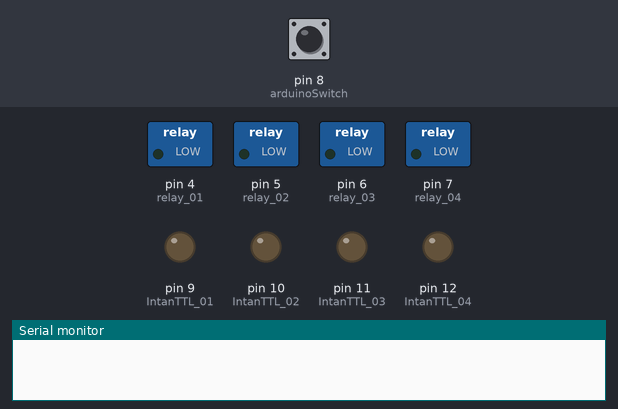
Simulated run of this sketch. Board: Arduino Uno, built with avr-gcc and run on an emulated ATmega328P. Shown: switched loads named in the sketch (green lamp = pin HIGH), output pins drawn as LEDs (lit = HIGH), the last lines printed to the serial monitor. The test bench sets the inputs (shaded band); at power-on: pin 8 (arduinoSwitch) LOW.

Above: at 1.2 s.
1.3 s: pin 8 (arduinoSwitch) pulled HIGH for 0.15 s
At 1.9 s:
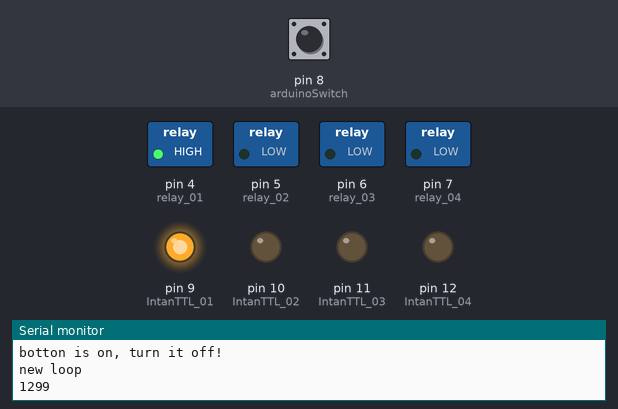
Timing chart, 0 to 4.3 s (numbered marks = the images above; inputs shaded):
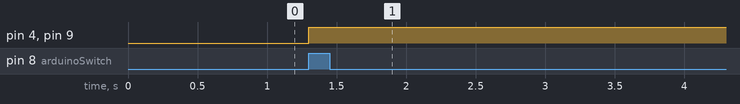

Measured:
- after the input at 1.3 s, pin 4 (relay_01), pin 9 (IntanTTL_01): LOW → HIGH at once

The sketch:

Cooling_box_v04_relays_20220410_sleep.ino
```cpp
// This script is for controlling the on and off of the heating peltier for the cooling box behavioral experiment.
// The script will turn on each of the heated spot using milli function.

// Set the digital output pin number on the Arduino that will be turned on to control the relay (heat spots)

const int relay_01 =  4; // black
const int relay_02 =  5; // red
const int relay_03 =  6; // blue
const int relay_04 =  7; // yellow

// Set the digital output pin number on the Arduino that will be turned on to send TTL pulse to Intan
const int IntanTTL_01 = 9; // red to intan 2
const int IntanTTL_02 = 10; // orange to intan 3
const int IntanTTL_03 = 11; // yellow to intan 4
const int IntanTTL_04 = 12; // green to intan 5


// Generally, you should use "unsigned long" for variables that hold time
// The value will quickly become too large for an int to store
unsigned long previousMillis_heat_loop = 0;  // will store last time into the loop

// set time constants
const long second = 1000; // 1 s = 1000 ms
const long minute = 60 * second; // 1 min = 60 s

// Other variables
const long heat_switch_interval = 20 * minute;         // interval at which to blink (milliseconds)
int isNewLoop = 1;
int nLoopsRemained = 2;//number of loops in total to iterate through the 4 spots
int buttonState = 0;
int isInLoop = 0; // boo to indicate whether is still in loop. 0 - no ; 1 - yes
const int arduinoSwitch = 8;
int ignoreButton = 0;// boo to indicate that button state has been read and should ignore if it == 1

void setup() {
  // set the serial port for communication with the PC
  Serial.begin(9600);

  // set the digital pin as output:
  pinMode(relay_01, OUTPUT);
  pinMode(relay_02, OUTPUT);
  pinMode(relay_03, OUTPUT);
  pinMode(relay_04, OUTPUT);

  pinMode(IntanTTL_01, OUTPUT);
  pinMode(IntanTTL_02, OUTPUT);
  pinMode(IntanTTL_03, OUTPUT);
  pinMode(IntanTTL_04, OUTPUT);

  pinMode(arduinoSwitch, INPUT);

   // set the digital pin as output:
  digitalWrite(relay_01, LOW);
  digitalWrite(IntanTTL_01, LOW);
  digitalWrite(relay_02, LOW);
  digitalWrite(IntanTTL_02, LOW);
  digitalWrite(relay_03, LOW);
  digitalWrite(IntanTTL_03, LOW);
  digitalWrite(relay_04, LOW);
  digitalWrite(IntanTTL_04, LOW);
}

void loop() {
  unsigned long currentMillis = millis();

  //TESTING: arduino high -> relay high -> light off
  // read the state of the pushbutton value:
  buttonState = digitalRead(arduinoSwitch);

  if (buttonState == 1 && ignoreButton == 0) {
    isInLoop = 1; // set the boo to 1 once the switch is turned on
    Serial.println("botton is on, turn it off!");
    previousMillis_heat_loop = currentMillis;
    ignoreButton = 1;
  }
  if (isInLoop == 1 && nLoopsRemained > 0) {
    //set variables for each loop

    if (currentMillis - previousMillis_heat_loop >= heat_switch_interval) {
      digitalWrite(relay_01, LOW);
      digitalWrite(IntanTTL_01, LOW);
      //digitalWrite(relay_02, LOW);
      //digitalWrite(IntanTTL_02, LOW);
      //digitalWrite(relay_03, LOW);
      //digitalWrite(IntanTTL_03, LOW);
      digitalWrite(relay_04, HIGH);
      digitalWrite(IntanTTL_04, HIGH);
      if (currentMillis - previousMillis_heat_loop >= 2*heat_switch_interval) {
        // reset previousMillis_heat_loop when the four spots are visited
        previousMillis_heat_loop = currentMillis;
        // deduct number of loops remaining
        nLoopsRemained --; // number of loops remained reduced by 1
        isNewLoop = 1; // for the new loop
        Serial.println("Another loop over, check if button is turned off:");
        Serial.println(nLoopsRemained);
      }
    } else {
      if (isNewLoop == 1) {
        previousMillis_heat_loop = currentMillis;
        isNewLoop = 0;
        Serial.println("new loop");
        Serial.println(currentMillis);
      }
      digitalWrite(relay_01, HIGH);
      digitalWrite(IntanTTL_01, HIGH);
      //digitalWrite(relay_02, LOW);
      //digitalWrite(IntanTTL_02, LOW);
      //digitalWrite(relay_03, LOW);
      //digitalWrite(IntanTTL_03, LOW);
      digitalWrite(relay_04, LOW);
      digitalWrite(IntanTTL_04, LOW);
    }
  } else {
    if (isInLoop == 1) {
      digitalWrite(relay_01, LOW);
      digitalWrite(IntanTTL_01, LOW);
      //digitalWrite(relay_02, LOW);
      //digitalWrite(IntanTTL_02, LOW);
      //digitalWrite(relay_03, LOW);
      //digitalWrite(IntanTTL_03, LOW);
      digitalWrite(relay_04, LOW);
      digitalWrite(IntanTTL_04, LOW);
      Serial.println("end of session");
      isInLoop = 0;
    }

  }
}
```
